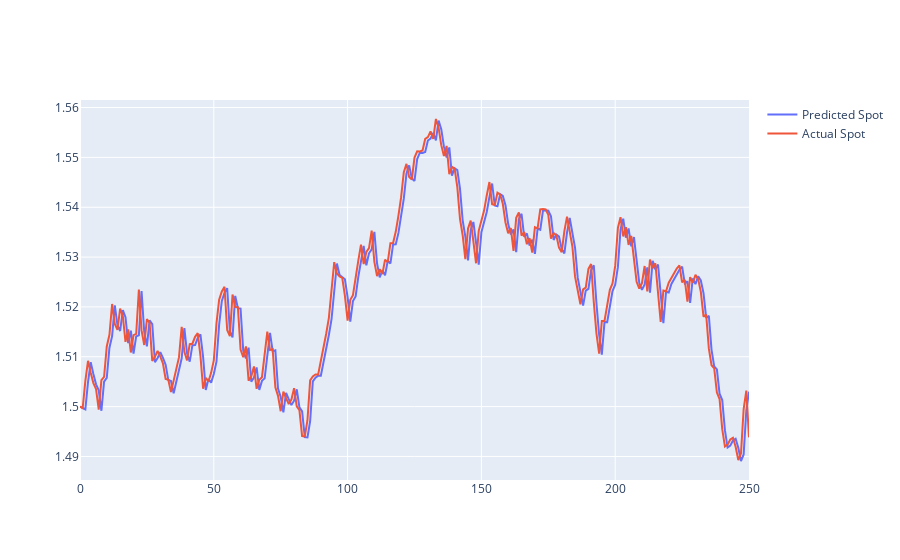

Source (notebook cell):
### Code cell
price_df = pd.DataFrame.from_dict(dict(prediction=xnn, actual=price_path[0][:-1]))
fig=go.Figure([go.Scatter(y=price_df.prediction, x=price_df.index, name="Predicted Spot" ),go.Scatter(y=price_df.actual, x=price_df.index, name="Actual Spot" )])
fig.show()

### Figure 1 — Plotly figure (JSON) as saved in the notebook; plotly's stock layout.template omitted (floating-point values rounded to 4 significant figures; data arrays with more than 128 entries replaced by an {"elided": "..."} marker saying what was removed)
{"data": [{"name": "Predicted Spot", "type": "scatter", "x": {"elided": "251 int values"}, "y": {"elided": "251 float values"}}, {"name": "Actual Spot", "type": "scatter", "x": {"elided": "251 int values"}, "y": {"elided": "251 float values"}}], "layout": {}}
